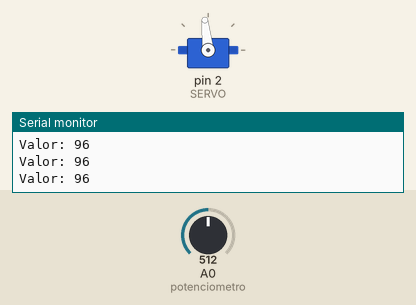
Simulated run of this sketch. Board: Arduino Uno, built with avr-gcc and run on an emulated ATmega328P. Shown: servo, the last lines printed to the serial monitor. Inputs (shaded band) come from the test bench; at power-on: A0 (potenciometro) = 512.

Above: at 1.2 s.
1.3 s: A0 (potenciometro) set to 716
At 2.5 s:
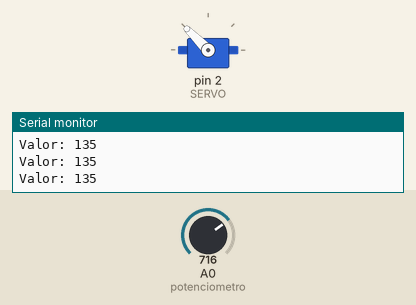
2.8 s: A0 (potenciometro) set to 3
At 3.6 s:
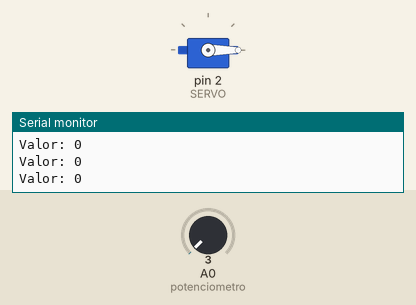
4.3 s: A0 (potenciometro) set to 0
5.8 s: A0 (potenciometro) set to 122
At 7.0 s:
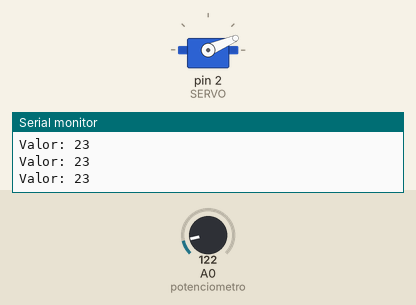
7.3 s: A0 (potenciometro) set to 306
At 7.8 s:
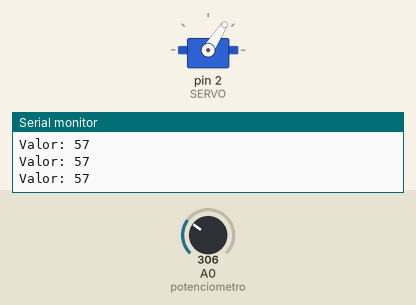
8.8 s: A0 (potenciometro) set to 521
At 9.8 s:
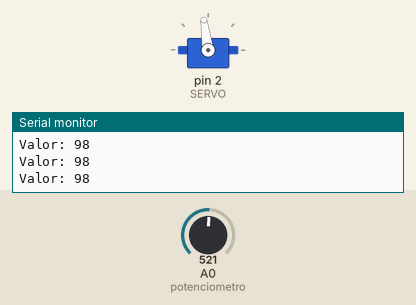
10.3 s: A0 (potenciometro) set to 537
At 11.7 s:
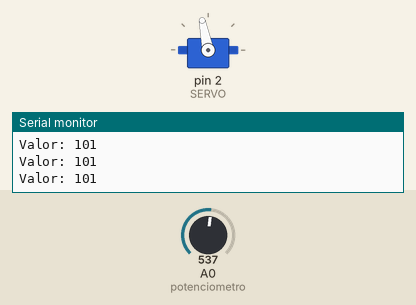
Timing chart, 0 to 12.8 s (numbered marks = the images above; inputs shaded):
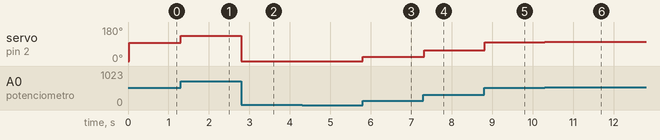

The sketch:

servo-motor-ptz-potenciometro.ino
```cpp
#include <Servo.h>
#define SERVO 2

Servo s;
int pos;

int botaoAmarelo = 8;
int botaoVerde = 10;
int potenciometro = A0;

int leituraAnteriorPotenciometro = analogRead(potenciometro);

void setup ()
{
  s.attach(SERVO);
  Serial.begin(9600);
  s.write(0);
  pinMode(potenciometro, INPUT);

}

void loop()
{
  Serial.print("Valor: ");
  Serial.println(pos);
  delay(30);


  int leituraPotenciometro = analogRead(potenciometro);

  if(
    leituraPotenciometro + 2 <= leituraAnteriorPotenciometro
    ||
    leituraPotenciometro - 2 >= leituraAnteriorPotenciometro)
  {
    leituraAnteriorPotenciometro = leituraPotenciometro / 5.3;
    if(leituraAnteriorPotenciometro <= 180){
      pos = leituraAnteriorPotenciometro;
      s.write(pos);
    }
  }

}
```

Measured:
- after the input at 1.3 s, servo on pin 2 (SERVO): 96° → 135° at once
- after the input at 2.8 s, servo on pin 2 (SERVO): 135° → 0° at once
- after the input at 5.8 s, servo on pin 2 (SERVO): 0° → 23° at once
- after the input at 7.3 s, servo on pin 2 (SERVO): 23° → 57° at once
- after the input at 8.8 s, servo on pin 2 (SERVO): 57° → 98° at once
- after the input at 10.3 s, servo on pin 2 (SERVO): 98° → 101° at once
